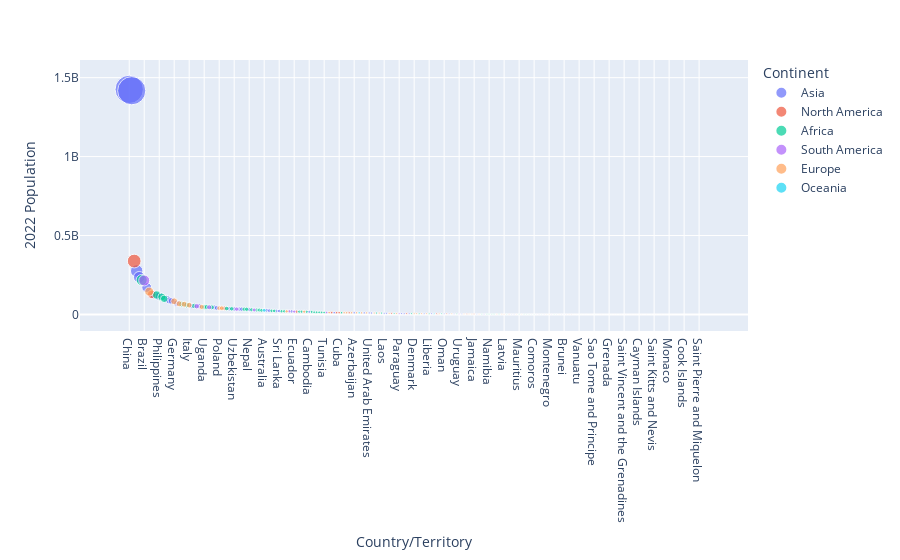

Notebook code cell kept with this figure:
### Code cell
fig = px.scatter(
    sorted_df,
    x="Country/Territory",
    y="2022 Population",
    size="2022 Population",
    color="Continent", # This causes the plotly to categorize the data by Continent whcih we don't want
)

fig.update_xaxes(categoryorder="array", categoryarray=sorted_df['Country/Territory'])

fig.show()

### Figure 1 — Plotly figure (JSON) as saved in the notebook; plotly's stock layout.template omitted (floating-point values rounded to 4 significant figures; data arrays with more than 128 entries replaced by an {"elided": "..."} marker saying what was removed)
{"data": [{"hovertemplate": "Continent=Asia<br>Country/Territory=%{x}<br>2022 Population=%{marker.size}<extra></extra>", "legendgroup": "Asia", "marker": {"color": "#636efa", "size": [1425887337, 1417173173, 275501339, 235824862, 171186372, 123951692, 115559009, 98186856, 88550570, 85341241, 71697030, 54179306, 51815810, 44496122, 41128771, 36408820, 34627652, 33938221, 33696614, 30547580, 26069416, 23893394, 22125249, 21832143, 19397998, 16767842, 11285869, 10358074, 9952787, 9441129, 9038309, 7529475, 7488865, 6630623, 6430770, 5975689, 5489739, 5250072, 4576298, 4268873, 3744385, 3398366, 2780469, 2695122, 1472233, 1341296, 782455, 695168, 523787, 449002], "sizemode": "area", "sizeref": 3565000.0, "symbol": "circle"}, "mode": "markers", "name": "Asia", "orientation": "v", "showlegend": true, "x": ["China", "India", "Indonesia", "Pakistan", "Bangladesh", "Japan", "Philippines", "Vietnam", "Iran", "Turkey", "Thailand", "Myanmar", "South Korea", "Iraq", "Afghanistan", "Saudi Arabia", "Uzbekistan", "Malaysia", "Yemen", "Nepal", "North Korea", "Taiwan", "Syria", "Sri Lanka", "Kazakhstan", "Cambodia", "Jordan", "Azerbaijan", "Tajikistan", "United Arab Emirates", "Israel", "Laos", "Hong Kong", "Kyrgyzstan", "Turkmenistan", "Singapore", "Lebanon", "Palestine", "Oman", "Kuwait", "Georgia", "Mongolia", "Armenia", "Qatar", "Bahrain", "Timor-Leste", "Bhutan", "Macau", "Maldives", "Brunei"], "xaxis": "x", "y": [1425887337, 1417173173, 275501339, 235824862, 171186372, 123951692, 115559009, 98186856, 88550570, 85341241, 71697030, 54179306, 51815810, 44496122, 41128771, 36408820, 34627652, 33938221, 33696614, 30547580, 26069416, 23893394, 22125249, 21832143, 19397998, 16767842, 11285869, 10358074, 9952787, 9441129, 9038309, 7529475, 7488865, 6630623, 6430770, 5975689, 5489739, 5250072, 4576298, 4268873, 3744385, 3398366, 2780469, 2695122, 1472233, 1341296, 782455, 695168, 523787, 449002], "yaxis": "y", "type": "scatter"}, {"hovertemplate": "Continent=North America<br>Country/Territory=%{x}<br>2022 Population=%{marker.size}<extra></extra>", "legendgroup": "North America", "marker": {"color": "#EF553B", "size": [338289857, 127504125, 38454327, 17843908, 11584996, 11228821, 11212191, 10432860, 6948392, 6336392, 5180829, 4408581, 3252407, 2827377, 1531044, 409984, 405272, 395752, 367507, 281635, 191163, 179857, 125438, 106445, 103948, 99465, 93763, 72737, 68706, 64184, 56466, 47657, 45703, 44175, 31791, 31305, 15857, 10967, 5862, 4390], "sizemode": "area", "sizeref": 3565000.0, "symbol": "circle"}, "mode": "markers", "name": "North America", "orientation": "v", "showlegend": true, "x": ["United States", "Mexico", "Canada", "Guatemala", "Haiti", "Dominican Republic", "Cuba", "Honduras", "Nicaragua", "El Salvador", "Costa Rica", "Panama", "Puerto Rico", "Jamaica", "Trinidad and Tobago", "Bahamas", "Belize", "Guadeloupe", "Martinique", "Barbados", "Curacao", "Saint Lucia", "Grenada", "Aruba", "Saint Vincent and the Grenadines", "United States Virgin Islands", "Antigua and Barbuda", "Dominica", "Cayman Islands", "Bermuda", "Greenland", "Saint Kitts and Nevis", "Turks and Caicos Islands", "Sint Maarten", "Saint Martin", "British Virgin Islands", "Anguilla", "Saint Barthelemy", "Saint Pierre and Miquelon", "Montserrat"], "xaxis": "x", "y": [338289857, 127504125, 38454327, 17843908, 11584996, 11228821, 11212191, 10432860, 6948392, 6336392, 5180829, 4408581, 3252407, 2827377, 1531044, 409984, 405272, 395752, 367507, 281635, 191163, 179857, 125438, 106445, 103948, 99465, 93763, 72737, 68706, 64184, 56466, 47657, 45703, 44175, 31791, 31305, 15857, 10967, 5862, 4390], "yaxis": "y", "type": "scatter"}, {"hovertemplate": "Continent=Africa<br>Country/Territory=%{x}<br>2022 Population=%{marker.size}<extra></extra>", "legendgroup": "Africa", "marker": {"color": "#00cc96", "size": [218541212, 123379924, 110990103, 99010212, 65497748, 59893885, 54027487, 47249585, 46874204, 44903225, 37457971, 35588987, 33475870, 32969517, 29611714, 28160542, 27914536, 26207977, 22673762, 22593590, 20405317, 20017675, 17723315, 17597511, 17316449, 16320537, 13859341, 13776698, 13352864, 12889576, 12356117, 10913164, 8848699, 8605718, 6812341, 5970424, 5579144, 5302681, 4736139, 3684032, 2705992, 2630296, 2567012, 2388992, 2305825, 2105566, 1674908, 1299469, 1201670, 1120849, 974052, 836774, 593149, 575986, 326101, 227380, 107118], "sizemode": "area", "sizeref": 3565000.0, "symbol": "circle"}, "mode": "markers", "name": "Africa", "orientation": "v", "showlegend": true, "x": ["Nigeria", "Ethiopia", "Egypt", "DR Congo", "Tanzania", "South Africa", "Kenya", "Uganda", "Sudan", "Algeria", "Morocco", "Angola", "Ghana", "Mozambique", "Madagascar", "Ivory Coast", "Cameroon", "Niger", "Burkina Faso", "Mali", "Malawi", "Zambia", "Chad", "Somalia", "Senegal", "Zimbabwe", "Guinea", "Rwanda", "Benin", "Burundi", "Tunisia", "South Sudan", "Togo", "Sierra Leone", "Libya", "Republic of the Congo", "Central African Republic", "Liberia", "Mauritania", "Eritrea", "Gambia", "Botswana", "Namibia", "Gabon", "Lesotho", "Guinea-Bissau", "Equatorial Guinea", "Mauritius", "Eswatini", "Djibouti", "Reunion", "Comoros", "Cape Verde", "Western Sahara", "Mayotte", "Sao Tome and Principe", "Seychelles"], "xaxis": "x", "y": [218541212, 123379924, 110990103, 99010212, 65497748, 59893885, 54027487, 47249585, 46874204, 44903225, 37457971, 35588987, 33475870, 32969517, 29611714, 28160542, 27914536, 26207977, 22673762, 22593590, 20405317, 20017675, 17723315, 17597511, 17316449, 16320537, 13859341, 13776698, 13352864, 12889576, 12356117, 10913164, 8848699, 8605718, 6812341, 5970424, 5579144, 5302681, 4736139, 3684032, 2705992, 2630296, 2567012, 2388992, 2305825, 2105566, 1674908, 1299469, 1201670, 1120849, 974052, 836774, 593149, 575986, 326101, 227380, 107118], "yaxis": "y", "type": "scatter"}, {"hovertemplate": "Continent=South America<br>Country/Territory=%{x}<br>2022 Population=%{marker.size}<extra></extra>", "legendgroup": "South America", "marker": {"color": "#ab63fa", "size": [215313498, 51874024, 45510318, 34049588, 28301696, 19603733, 18001000, 12224110, 6780744, 3422794, 808726, 618040, 304557, 3780], "sizemode": "area", "sizeref": 3565000.0, "symbol": "circle"}, "mode": "markers", "name": "South America", "orientation": "v", "showlegend": true, "x": ["Brazil", "Colombia", "Argentina", "Peru", "Venezuela", "Chile", "Ecuador", "Bolivia", "Paraguay", "Uruguay", "Guyana", "Suriname", "French Guiana", "Falkland Islands"], "xaxis": "x", "y": [215313498, 51874024, 45510318, 34049588, 28301696, 19603733, 18001000, 12224110, 6780744, 3422794, 808726, 618040, 304557, 3780], "yaxis": "y", "type": "scatter"}, {"hovertemplate": "Continent=Europe<br>Country/Territory=%{x}<br>2022 Population=%{marker.size}<extra></extra>", "legendgroup": "Europe", "marker": {"color": "#FFA15A", "size": [144713314, 83369843, 67508936, 64626628, 59037474, 47558630, 39857145, 39701739, 19659267, 17564014, 11655930, 10549347, 10493986, 10384971, 10270865, 9967308, 9534954, 8939617, 8740472, 7221365, 6781953, 5882261, 5643453, 5540745, 5434319, 5023109, 4030358, 3272996, 3233526, 2842321, 2750055, 2119844, 2093599, 1850651, 1326062, 1251488, 647599, 627082, 533286, 372899, 110778, 84519, 79824, 63301, 53090, 39327, 36469, 33660, 32649, 510], "sizemode": "area", "sizeref": 3565000.0, "symbol": "circle"}, "mode": "markers", "name": "Europe", "orientation": "v", "showlegend": true, "x": ["Russia", "Germany", "United Kingdom", "France", "Italy", "Spain", "Poland", "Ukraine", "Romania", "Netherlands", "Belgium", "Sweden", "Czech Republic", "Greece", "Portugal", "Hungary", "Belarus", "Austria", "Switzerland", "Serbia", "Bulgaria", "Denmark", "Slovakia", "Finland", "Norway", "Ireland", "Croatia", "Moldova", "Bosnia and Herzegovina", "Albania", "Lithuania", "Slovenia", "North Macedonia", "Latvia", "Estonia", "Cyprus", "Luxembourg", "Montenegro", "Malta", "Iceland", "Jersey", "Isle of Man", "Andorra", "Guernsey", "Faroe Islands", "Liechtenstein", "Monaco", "San Marino", "Gibraltar", "Vatican City"], "xaxis": "x", "y": [144713314, 83369843, 67508936, 64626628, 59037474, 47558630, 39857145, 39701739, 19659267, 17564014, 11655930, 10549347, 10493986, 10384971, 10270865, 9967308, 9534954, 8939617, 8740472, 7221365, 6781953, 5882261, 5643453, 5540745, 5434319, 5023109, 4030358, 3272996, 3233526, 2842321, 2750055, 2119844, 2093599, 1850651, 1326062, 1251488, 647599, 627082, 533286, 372899, 110778, 84519, 79824, 63301, 53090, 39327, 36469, 33660, 32649, 510], "yaxis": "y", "type": "scatter"}, {"hovertemplate": "Continent=Oceania<br>Country/Territory=%{x}<br>2022 Population=%{marker.size}<extra></extra>", "legendgroup": "Oceania", "marker": {"color": "#19d3f3", "size": [26177413, 10142619, 5185288, 929766, 724273, 326740, 306279, 289950, 222382, 171774, 131232, 114164, 106858, 49551, 44273, 41569, 18055, 17011, 12668, 11572, 11312, 1934, 1871], "sizemode": "area", "sizeref": 3565000.0, "symbol": "circle"}, "mode": "markers", "name": "Oceania", "orientation": "v", "showlegend": true, "x": ["Australia", "Papua New Guinea", "New Zealand", "Fiji", "Solomon Islands", "Vanuatu", "French Polynesia", "New Caledonia", "Samoa", "Guam", "Kiribati", "Micronesia", "Tonga", "Northern Mariana Islands", "American Samoa", "Marshall Islands", "Palau", "Cook Islands", "Nauru", "Wallis and Futuna", "Tuvalu", "Niue", "Tokelau"], "xaxis": "x", "y": [26177413, 10142619, 5185288, 929766, 724273, 326740, 306279, 289950, 222382, 171774, 131232, 114164, 106858, 49551, 44273, 41569, 18055, 17011, 12668, 11572, 11312, 1934, 1871], "yaxis": "y", "type": "scatter"}], "layout": {"xaxis": {"anchor": "y", "domain": [0.0, 1.0], "title": {"text": "Country/Territory"}, "categoryorder": "array", "categoryarray": {"elided": "234 str values"}}, "yaxis": {"anchor": "x", "domain": [0.0, 1.0], "title": {"text": "2022 Population"}}, "legend": {"title": {"text": "Continent"}, "tracegroupgap": 0, "itemsizing": "constant"}, "margin": {"t": 60}}}
